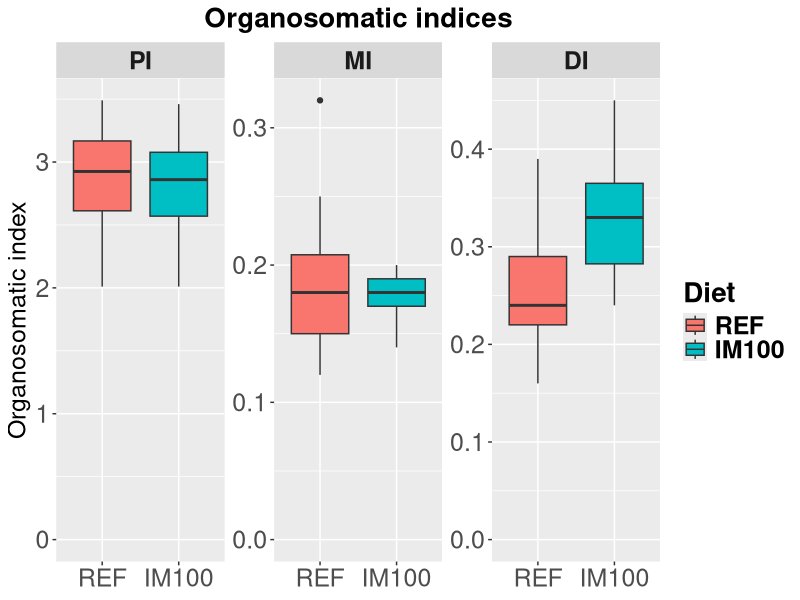
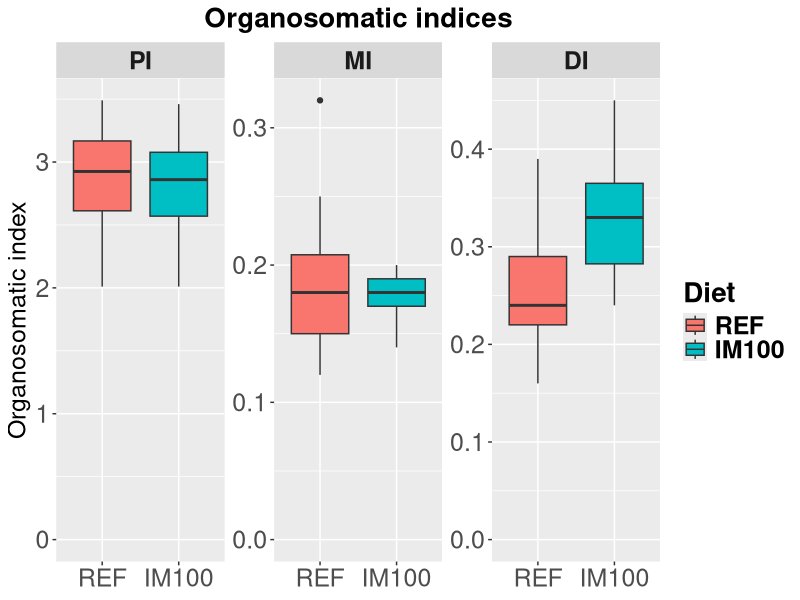
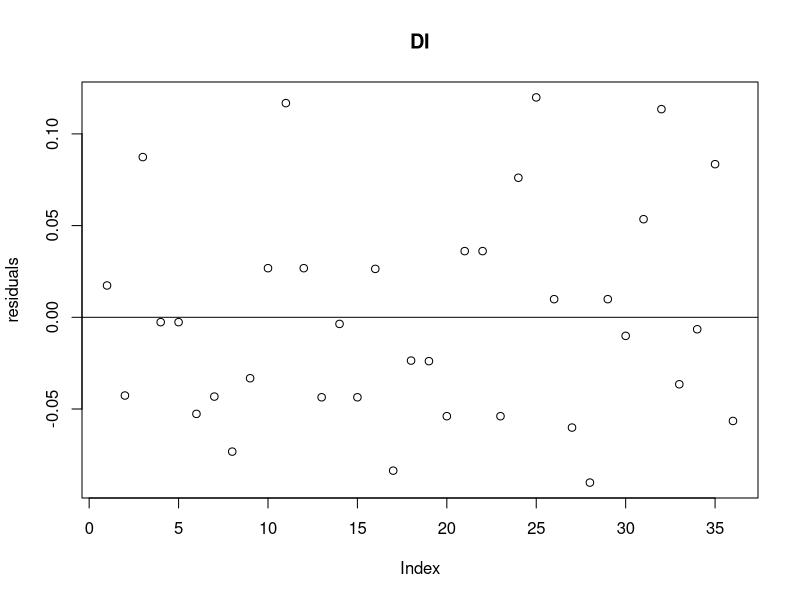
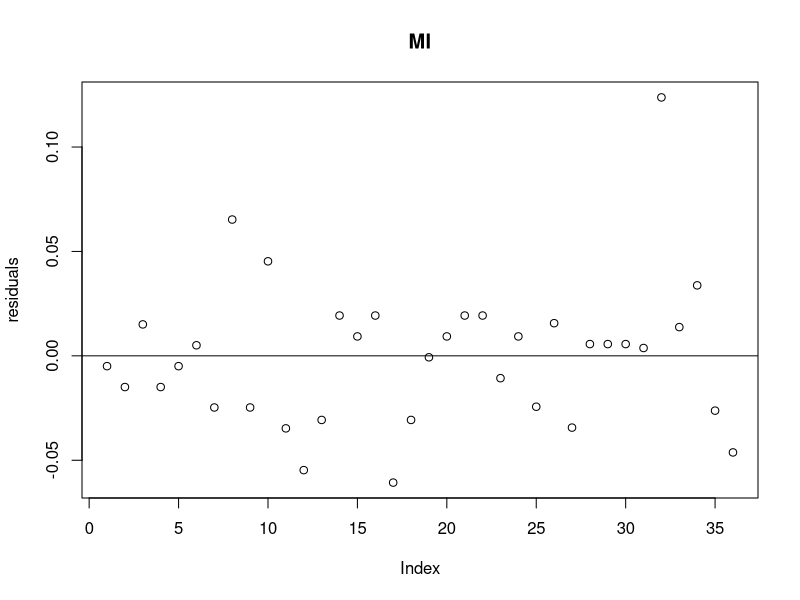
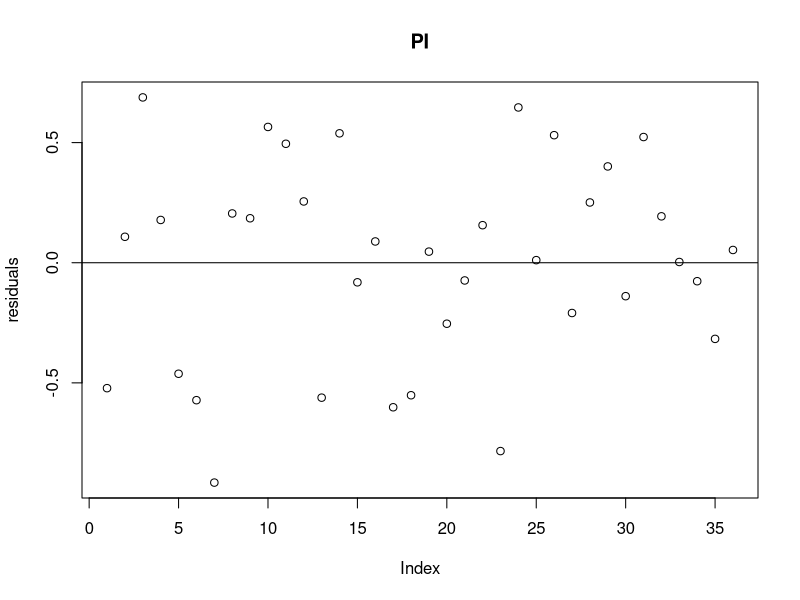
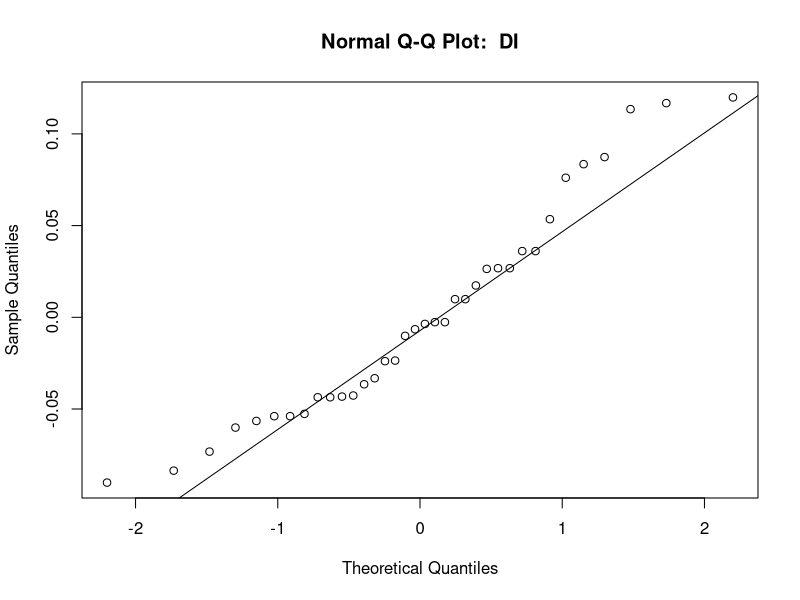
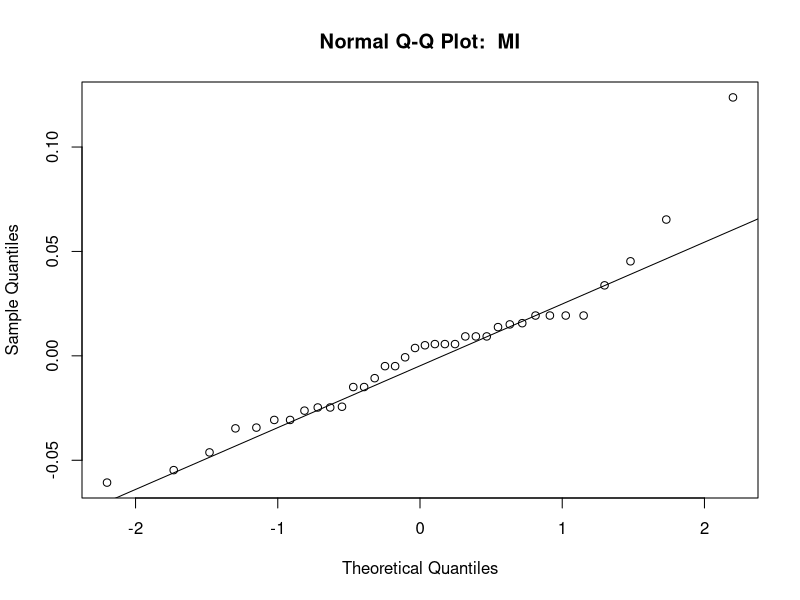
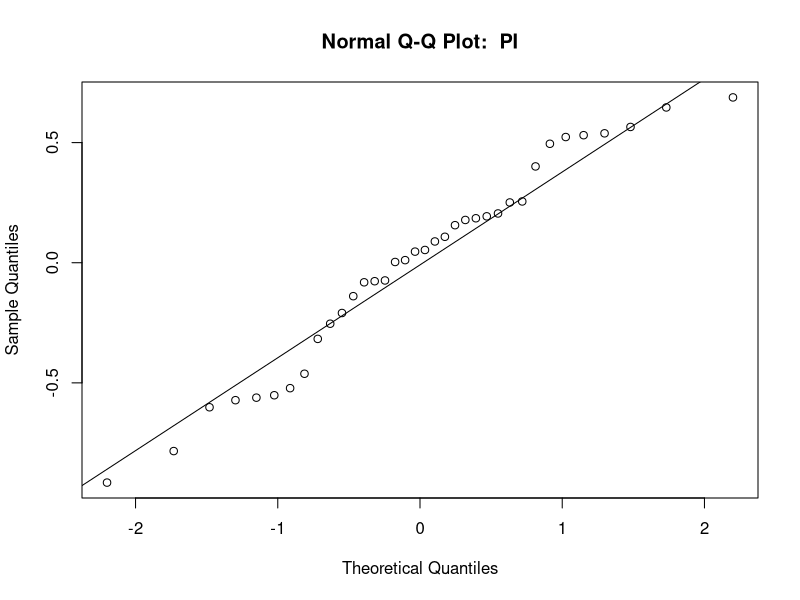

Recreate these plots in R, in order.
library(dplyr) # data manipulation
library(ggplot2) # plotting
library(nlme) # running linear mixed model

df <- read.csv("./data/AqFl2_organ_somatic_index.csv", header = T, na.strings = c(""))
df

# convert numeric variable to string
df <- within(df, {
    Sample_ID <- as.character(Sample_ID)
    Net_pen <- as.character(Net_pen)
})

# Reorder varialbes in the desired order
df$Diet <- factor(df$Diet, levels = c("REF", "IM33", "IM66", "IM100"))
df$Gut_segment <- factor(df$Gut_segment, levels = c("PI", "MI", "DI"))
                
# Exploratory analysis ####################################################################################### 
# Check outliers and data distribution
# tiff(filename = "./results/figures/organosomatic_indices.eps", units = "in", res = 300, compression = "lzw") #File too large. Won't work. 
df %>% 
  filter(Diet %in% c('REF', 'IM100')) %>% 
  ggplot(., aes(x = Diet, y = Organ_somatic_index)) + 
  geom_boxplot(aes(fill = Diet)) + 
  facet_wrap(~Gut_segment, ncol = 3, scales = "free_y") + 
  expand_limits(y = 0) + 
  labs(title = "Organosomatic indices", y = "Organosomatic index") +
  theme(axis.text.x=element_text(size = 18),
        axis.text.y=element_text(size = 18),
        axis.title.x = element_blank(),
        axis.title.y = element_text(size = 18),
        #strip.background = element_blank(),
        strip.placement = "outside",
        strip.text = element_text(face="bold", size=18),
        legend.text=element_text(face="bold",size=18),
        legend.title=element_text(face="bold",size=20),
        plot.title = element_text(size = 20, face = "bold",hjust = 0.5)) 
# dev.off()
ggsave("organosomatic_indices.tiff", units = "in", dpi = 300, compression = "lzw", path = "./results/figures")

# Statistics ##########################################################################################################
# Convert Diet and Target back to character, otherwise the split function won't work correctly
df$Diet <- as.character(df$Diet)
df$Gut_segment <- as.character(df$Gut_segment)

# Split the data frames by "Gut_segment"
df_spl <- df %>% 
  filter(Diet %in% c('REF', 'IM100')) %>% 
  split(f = .$Gut_segment)

# lapply() linear mixed model to each data frame in the list 
lme <- lapply(df_spl, function(x) lme(Organ_somatic_index ~ Diet, random = ~1|Net_pen, data = x))

# Get model summary and extract p values of the Diet effect.
summary <- lapply(lme, function(x) summary(x))
anova <- lapply(lme, function(x) anova(x))

p_values <- data.frame(row.names = NULL,
  "Gut segment" = names(lme),
  "p values" = unlist(lapply(anova, function(x) x[[4]][[2]]))
)
  
  
# Model diagnostics ---------------------------------------------------------------------------------------------------
# Extract residuals
res <- lapply(lme, function(x) resid(x))

# 1.Linearity and homoskedasticity of residuals
pdf(file = "./results/statistical outputs/resid_plot_organosomatic_indices.pdf", encoding = "CP1253") # turn on pdf graphics device
lapply(
  seq_along(res), # add index to the elements in the list
  function(x) 
  {
    plot(res[[x]], main = names(res)[x], ylab = "residuals")
    abline(0,0)
  }
)
dev.off() # turn off the device

# 2.Absence of collinearity. When more than one fixed effects are included, the collinearity shoulb be checked.
# Not applicable to the present dataset, which has only one fixed effect

# 3.Normality of residuals

pdf(file = "./results/statistical outputs/qqplot_organosomatic_indices.pdf", encoding = "CP1253")
lapply(
  seq_along(res), 
  function(x) 
  {
    qqnorm(res[[x]], main = paste("Normal Q-Q Plot: ", names(res)[x]))
    qqline(res[[x]])
  }
)
dev.off()

# 4.Absence of influential data points
